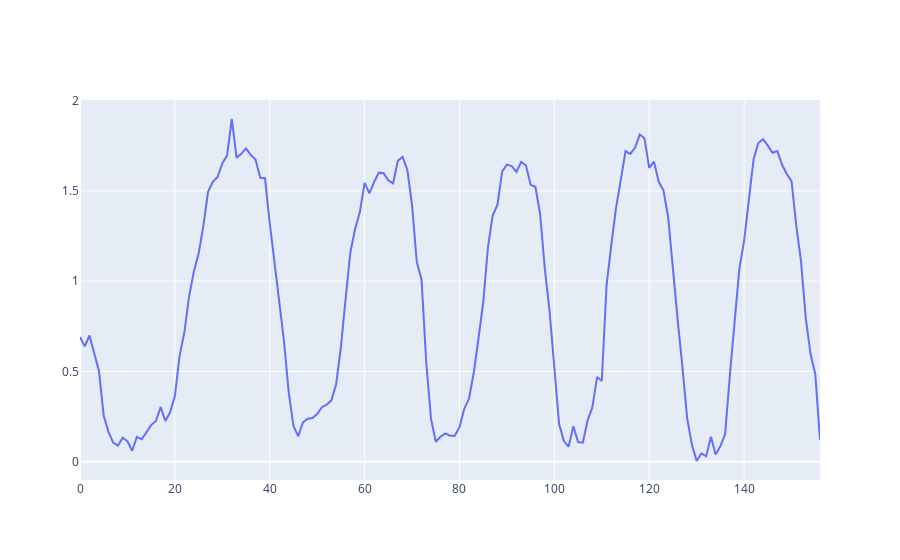

Source (notebook cell):
### Code cell
import plotly.express as px
import plotly.graph_objects as go

# for i, df in enumerate(solved_dfs):
#     plt.plot(df["error"], label=i)
# plt.legend()
# plt.show()

data = {i: df for i, df in enumerate(solved_dfs)}
fig = go.Figure()

for i in data:
    fig = fig.add_trace(go.Line(y = data[i]["error"], 
                                   name = i))
fig.show()

### Figure 1 — Plotly figure (JSON) as saved in the notebook; plotly's stock layout.template omitted (floating-point values rounded to 4 significant figures; data arrays with more than 128 entries replaced by an {"elided": "..."} marker saying what was removed)
{"data": [{"name": "0", "type": "scatter", "y": {"elided": "157 float values"}}], "layout": {}}
